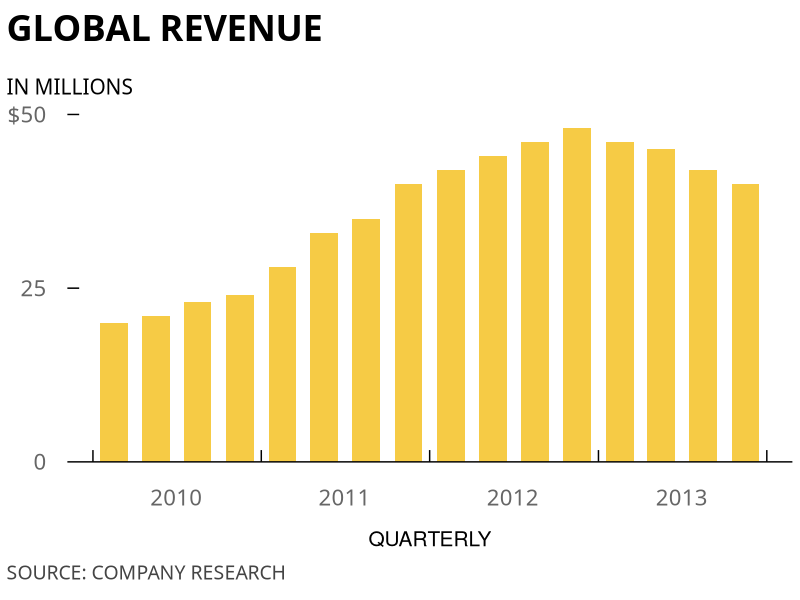

Generate this figure with R:
library(ggplot2)
library(dplyr)
library(gridExtra)
library(grid)

# Several shared values
LINE_COLOR = "#000000"
AXIS_TITLE_FONT_SIZE = 15
AXIS_TITLE_COLOR = "#000000"
TEXT_GROB_X_OFFSET = 0.008

data <- read.csv("data.csv") %>%
	mutate(
		quarter = as.Date(quarter),
		revenue = revenue / 1000000
	)

chart <- ggplot(data, aes(x = quarter, y = revenue)) +
	geom_bar(
		stat = "identity",
		fill = "#f6cb45",
		width = 60,
		position = position_nudge((x = 46))
	) +
	theme(
		panel.background = element_blank(),
		axis.title.x = element_text(size = AXIS_TITLE_FONT_SIZE, margin = margin(15, 0, 0, 0), color = AXIS_TITLE_COLOR),
		axis.title.y = element_blank(),
		axis.text = element_text(size = 16, color = "#666666", family = "Proxima Nova"),

		# The hjust value is a hacky way to mostly center the text between the ticks
		# It needs to adjusted if you change the width of the chart. Also, the text
		# isn't actually centered and some axis text may be misaligned because they
		# won't all be the same width depending on the font face
		axis.text.x = element_text(hjust = -1.1, margin = margin(20, 0, 0, 0)),

		axis.text.y = element_text(margin = margin(0, 15, 0, 0)),
		axis.line.x = element_line(color = LINE_COLOR),
		axis.ticks.x = element_line(color = LINE_COLOR),

		# The transparent value for the first value causes the tick for $0 to disappear
		# otherwise it would overlap the x-axis
		axis.ticks.y = element_line(color = c("transparent", LINE_COLOR, LINE_COLOR)),

		# The negative length causes the tick to extend upward instead of downward
		axis.ticks.length = unit(-0.3, "cm")
	) +
	labs(
		x = "QUARTERLY"
	) +
	scale_y_continuous(
		breaks = c(0, 25, 50),
		labels = c(0, 25, "$50"),
		limits = c(0, 50),
		expand = c(0, 0)
	) +
	scale_x_date(
		date_labels = "%Y"
	)

title <- textGrob("GLOBAL REVENUE",
	gp = gpar(fontsize = 26, fontface = "bold", fontfamily = "PT Sans Narrow"),
	x = unit(TEXT_GROB_X_OFFSET, "npc"),
	just = c("left", "bottom"))

y_axis_title <- textGrob("IN MILLIONS",
	gp = gpar(fontsize = AXIS_TITLE_FONT_SIZE, col = AXIS_TITLE_COLOR, fontfamily = "Proxima Nova"),
	x = unit(TEXT_GROB_X_OFFSET, "npc"),
	just = c("left", "bottom"))

source <- textGrob("SOURCE: COMPANY RESEARCH",
	gp = gpar(fontsize = 14, col = "#444444", fontfamily = "Proxima Nova"),
	x = unit(TEXT_GROB_X_OFFSET, "npc"),
	just = c("left", "bottom"))

grid.arrange(title, y_axis_title, chart, source, ncol = 1, heights = c(0.1, 0.03, 0.55, 0.05))

# We use dev.copy so we can still preview the chart in RStudio while working
dev.copy(png, "chart.png", width = 550, height = 400)
dev.off()
